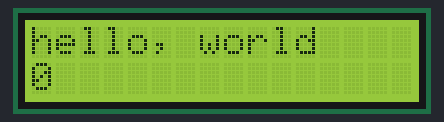
The sketch below on a simulated Arduino Uno, built with avr-gcc and run on an emulated ATmega328P. On the bench: 16×2 character LCD.

Above: at 0.1 s.
At 4.1 s:
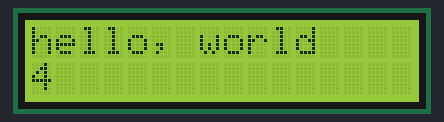
At 9.1 s:
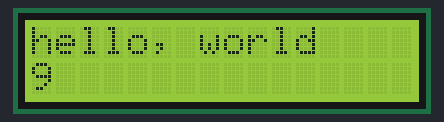
At 19.1 s:
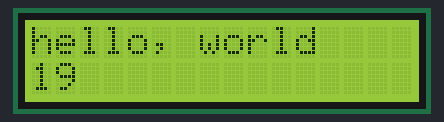
At 29.1 s:
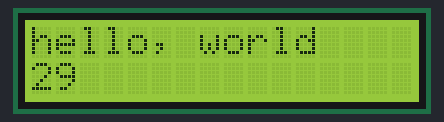
At 39.1 s:
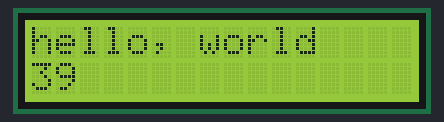

Measured:
- what the display in image 1 shows lasts 1.0 s, from 4.0 s to 5.0 s

The sketch:

LCDscherm.ino
```cpp
#include <LiquidCrystal.h>

const int LCD_RS = 2;
const int LCD_ENABLE = 3;
const int LCD_D4 = 4;
const int LCD_D5 = 5;
const int LCD_D6 = 6;
const int LCD_D7 = 7;

LiquidCrystal lcd1(LCD_RS, LCD_ENABLE,
                   LCD_D4, LCD_D5, LCD_D6,LCD_D7);

void setup()
{
  lcd1.begin(16, 2);
  lcd1.print("hello, world");
}

void loop()
{
  lcd1.setCursor(0, 1);
  lcd1.print(millis() / 1000);
}
```
